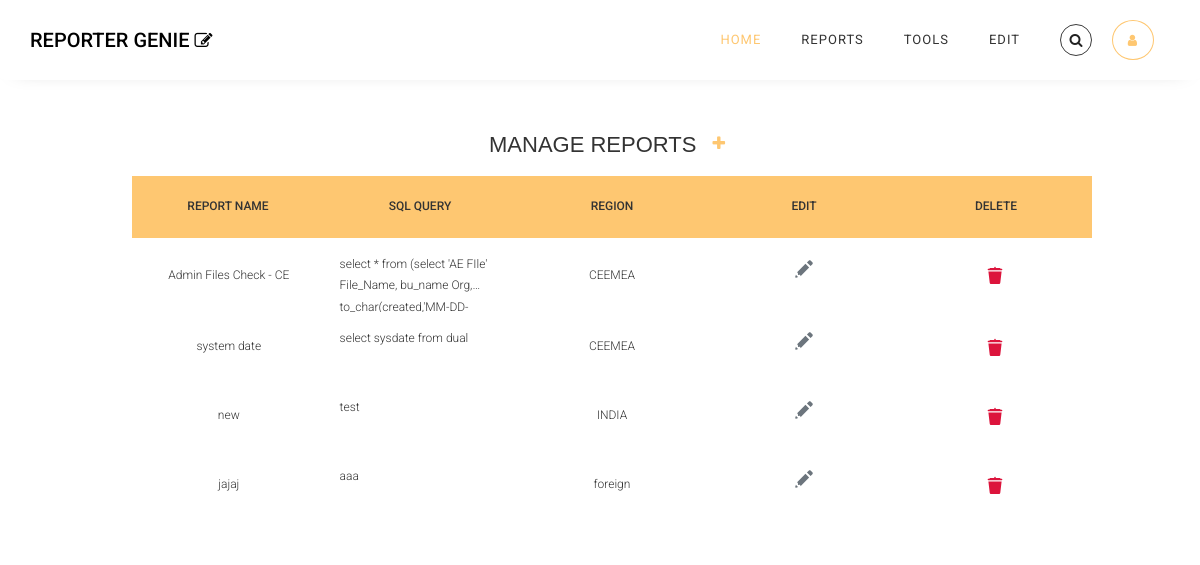
Page /manage_reports/ (signed in) on the committed database.
### query_app/models.py (models this page shows, shortened)
class Reports(models.Model):
    class Meta:
        verbose_name_plural = 'Reports'
    Report_Name = models.CharField(max_length=200)
    Sql_Query = models.TextField()
    Region = models.ForeignKey(Regions, on_delete=models.CASCADE, blank=False, default='Unspecified')
    Last_Run = models.DateTimeField(blank=True, null=True)
    Task_Status = models.CharField(max_length=15, default = "Not Running")
    Task_Id = models.CharField(max_length = 70, blank = False, null = True)

class Regions(models.Model):
    class Meta:
        verbose_name_plural = 'Regions'
    Region = models.CharField(max_length=10, primary_key=True)
    DB_Host = models.CharField(max_length=100)
    DB_Service_Name = models.CharField(max_length=50)
    DB_Port = models.IntegerField()
    def __str__(self):
        return self.Region

### query_app/views.py (the view, shortened to what this page needs)
# urls.py: path('manage_reports/', views.list_reports, name = 'manage_reports'),
@login_required(login_url='query_app:login-page')
def list_reports(request, id=0):
    list_R = Reports.objects.all()
    if request.method == "GET":
        print("get id", id)
        if id==0:
            form=ReportsForm()
        else:
            report = Reports.objects.get(pk=id)
            form = ReportsForm(instance=report)
        if 'q' in request.GET:
            print('q value and region ', [request.GET['q']])
            q = request.GET['q']
            print('q after ', q)
            list_R = Reports.objects.filter(Report_Name__icontains = q).values()
            print('after report data for search ', len(list))
        else:
            list_R = Reports.objects.all()
            print("not searching")
        context = {
        "form" : form,
        "list_R" : list_R,
        "list" : list,
        }
        return render(request, 'query_app/Manage_Reports.html', context)

### query_app/models.py (called while the page is built)
    def __str__(self):
        return self.email

### query_app/templates/query_app/Manage_Reports.html (shortened to what this page needs)
{% extends 'base_html.html' %}
{% load static %}
{% block search %}
<div class="search-container">
    <div class="search-wrapper">
        <div class="search-row">
            <div class="search-icon">
                <i class="fa fa-search"></i>
            </div>
        </div>
    </div>
</div>
{% endblock%}
{% block content %}
<div class="body-heading-section">
  <h1 class = 'heading'>
    Manage Reports
  </h1>
  <div class="nav-item d-md-flex align-items-center">
    <a id="formButton" onclick="openForm(event)" href="#" class=" nav-link d-flex align-items-center justify-content-center icon-cart nav-link " id="dropdown04" data-toggle="dropdown" aria-expanded="false">
      <i class="fa fa-plus"></i>
    </a>
  </div>
</div>
<section class="manage-region-table-section">
<div class="tbl-header">
<table cellpadding="0" cellspacing="0" border="0">
  <thead>
    <tr>
      <th>Report Name</th>
      <th>Sql Query</th>
      <th>Region</th>
      <th>Edit</th>
      <th>Delete</th>
    </tr>
  </thead>
</table>
</div>
<div class="tbl-content">
<table cellpadding="0" cellspacing="0" border="0">
  <tbody>
    {% for list in list_R %}
    <tr>
      <td>{{ list.Report_Name }}</td>
      <td class="query-data">{{ list.Sql_Query }} </td>
      <td>{{ list.Region }}</td>
      <td>
        <a href="{% url 'query_app:manage_reports_update' list.id  %}" class="btn text-secondary px-0">
        </a>
      </td>
      <td>
        <form action = "{% url 'query_app:delete_report' list.id %}" method="post">
            <button type="submit" class="btn" >
            </button>
        </form>
      </td>
    </tr>
    {% empty %}
    <li class="list-group-item">
    <span class="no-reports-section"><i>No Reports Added</i></span>
    </li>
    {% endfor %}
  </tbody>
</table>
</div>
</section>
{% endblock %}

### static/css/search.css (style rules this page uses)
.search-wrapper { display: inline-block; }
.search-row { display: flex; border-radius: 100px; font-size: 14px; border: 1px solid #3b3b3b; }
.search-icon { display: flex; align-items: center; justify-content: center; width: 45px; height: 45px; margin: 7px; border-radius: 50%; background: #ffffff; }
.search-icon i { position: absolute; color: #222222; }

### static/Home.css (style rules this page uses)
.heading { margin-left: 30px; margin-top: 48px; font-size: 22px; }
h1 { font-size: 30px; color: #333; text-transform: uppercase; font-weight: 300; text-align: center; margin-bottom: 15px; }
table { width:100%; table-layout: fixed; }
.tbl-header { background-color: rgba(185, 40, 40, 0.3); }
.tbl-content { height:300px; overflow-x:auto; margin-top: 0px; border: 1px solid rgba(255,255,255,0.3); }
th { padding: 20px 15px; text-align: left; font-weight: 500; font-size: 12px; color: #333; text-transform: uppercase; }
td { padding: 15px; text-align: left; vertical-align:middle; font-weight: 300; font-size: 12px; color: #333; border-bottom: solid 1px rgba(255,255,255,0.1); }
body { background: -webkit-linear-gradient(left, #fff, #fff); background: linear-gradient(to right, #fff, #fff); font-family: 'Roboto', sans-serif; }
.search-container { display: grid; place-content: center; }
.search-wrapper { display: inline-block; }
.search-row { display: flex; border-radius: 100px; font-size: 14px; border: 1px solid #3b3b3b; margin-right: 20px; margin-left: 20px; }
.search-icon { display: flex; align-items: center; justify-content: center; width: 16px; height: 16px; margin: 7px; border-radius: 50%; background: #ffffff; }
.search-icon i { position: absolute; color: #222222; }

### static/manage_users.css (style rules this page uses)
table { width:100%; table-layout: fixed; }
.tbl-header { background-color: #fec771; }
.tbl-content { height:300px; overflow-x:auto; margin-top: 0px; border: 1px solid rgba(255,255,255,0.3); }
th { padding: 20px 15px; text-align: center; font-weight: 500; font-size: 12px; color: #333; text-transform: uppercase; }
td { padding: 15px; text-align: center; vertical-align:middle; font-weight: 300; font-size: 12px; color: #333; border-bottom: solid 1px rgba(255,255,255,0.1); }
.edit-icon { height: 22px; margin-top: -14px; fill: currentColor; }
#formButton { margin-top: 30px; }
.body-heading-section { display: flex; justify-content: center; }

### static/manage_regions.css (style rules this page uses)
.manage-region-table-section { width: 80%; margin-left: 11%; }
.delete-svg { height: 22px; fill: crimson; }
.query-data { text-overflow:ellipsis; overflow:hidden; display: -webkit-box !important; -webkit-line-clamp: 2; -webkit-box-orient: vertical; white-space: normal; text-align: left; }

### rows in the picture
Reports: Report_Name "Admin Files Check - CE", Sql_Query "select * from (select 'AE FIle' File_Name, bu_name…", Region "CEEMEA"
Reports: Report_Name "system date", Sql_Query "select sysdate from dual", Region "CEEMEA"
Reports: Report_Name "new", Sql_Query "test", Region "INDIA"
Reports: Report_Name "jajaj", Sql_Query "aaa", Region "foreign"
